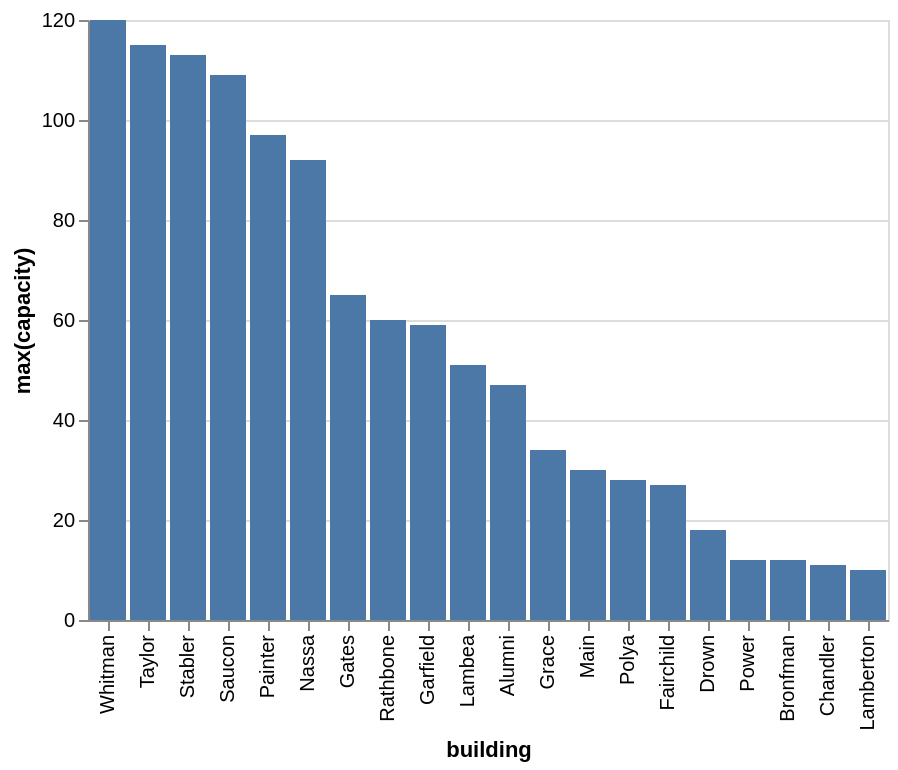

The specification (Vega-Lite) saved for this image:
### Vega-Lite specification from a JSON file in a GitHub repository (floating-point values rounded to 4 significant figures)
{"data": {"values": [{"x_data": "Whitman", "y_data": 120}, {"x_data": "Taylor", "y_data": 115}, {"x_data": "Stabler", "y_data": 113}, {"x_data": "Saucon", "y_data": 109}, {"x_data": "Painter", "y_data": 97}, {"x_data": "Nassa", "y_data": 92}, {"x_data": "Gates", "y_data": 65}, {"x_data": "Rathbone", "y_data": 60}, {"x_data": "Garfield", "y_data": 59}, {"x_data": "Lambea", "y_data": 51}, {"x_data": "Alumni", "y_data": 47}, {"x_data": "Grace", "y_data": 34}, {"x_data": "Main", "y_data": 30}, {"x_data": "Polya", "y_data": 28}, {"x_data": "Fairchild", "y_data": 27}, {"x_data": "Drown", "y_data": 18}, {"x_data": "Power", "y_data": 12}, {"x_data": "Bronfman", "y_data": 12}, {"x_data": "Chandler", "y_data": 11}, {"x_data": "Lamberton", "y_data": 10}]}, "mark": "bar", "encoding": {"x": {"field": "x_data", "type": "nominal", "title": "building", "sort": {"op": "sum", "field": "y_data", "order": "descending"}}, "y": {"field": "y_data", "type": "quantitative", "title": "max(capacity)"}}}
